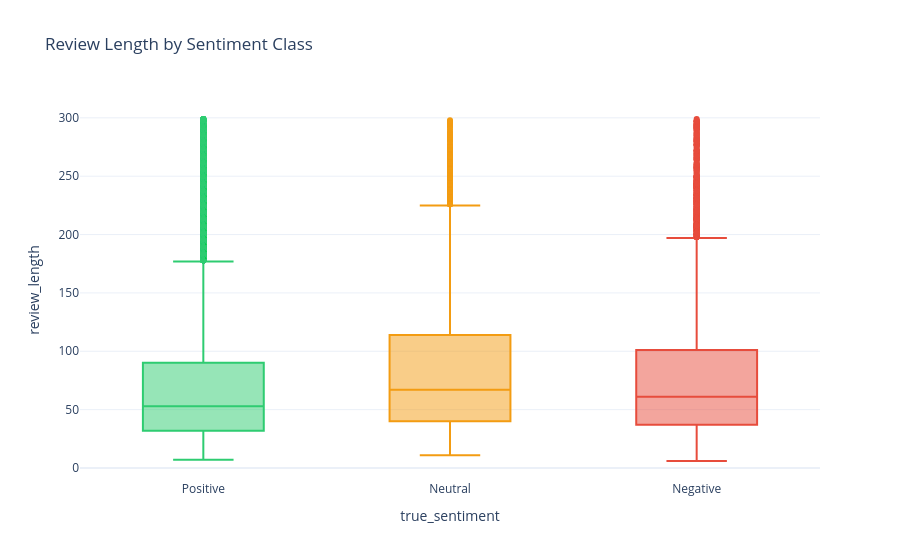

The notebook cell saved with this chart:
### Code cell
df_sample['review_length'] = df_sample['review_text'].apply(lambda x: len(str(x).split()))
df_sample['cleaned_length'] = df_sample['cleaned_text'].apply(lambda x: len(str(x).split()))

length_by_sentiment = df_sample.groupby('true_sentiment')['review_length'].describe()
print(length_by_sentiment)

fig = px.box(df_sample[df_sample['review_length'] < 300],
    x='true_sentiment', y='review_length',
    title='Review Length by Sentiment Class',
    color='true_sentiment',
    color_discrete_map={'Positive': '#2ecc71', 'Neutral': '#f39c12', 'Negative': '#e74c3c'}
)
fig.update_layout(template='plotly_white', showlegend=False)
fig.show()
fig.write_html('../outputs/02_review_length.html')

### Figure 1 — Plotly figure (JSON) as saved in the notebook; plotly's stock layout.template omitted (floating-point values rounded to 4 significant figures; data arrays with more than 128 entries replaced by an {"elided": "..."} marker saying what was removed)
{"data": [{"alignmentgroup": "True", "hovertemplate": "true_sentiment=%{x}<br>review_length=%{y}<extra></extra>", "legendgroup": "Positive", "marker": {"color": "#2ecc71"}, "name": "Positive", "notched": false, "offsetgroup": "Positive", "orientation": "v", "showlegend": true, "type": "box", "x": {"elided": "38333 str values"}, "x0": " ", "xaxis": "x", "y": {"elided": "38333 int values"}, "y0": " ", "yaxis": "y"}, {"alignmentgroup": "True", "hovertemplate": "true_sentiment=%{x}<br>review_length=%{y}<extra></extra>", "legendgroup": "Neutral", "marker": {"color": "#f39c12"}, "name": "Neutral", "notched": false, "offsetgroup": "Neutral", "orientation": "v", "showlegend": true, "type": "box", "x": {"elided": "3563 str values"}, "x0": " ", "xaxis": "x", "y": {"elided": "3563 int values"}, "y0": " ", "yaxis": "y"}, {"alignmentgroup": "True", "hovertemplate": "true_sentiment=%{x}<br>review_length=%{y}<extra></extra>", "legendgroup": "Negative", "marker": {"color": "#e74c3c"}, "name": "Negative", "notched": false, "offsetgroup": "Negative", "orientation": "v", "showlegend": true, "type": "box", "x": {"elided": "7066 str values"}, "x0": " ", "xaxis": "x", "y": {"elided": "7066 int values"}, "y0": " ", "yaxis": "y"}], "layout": {"boxmode": "overlay", "legend": {"title": {"text": "true_sentiment"}, "tracegroupgap": 0}, "showlegend": false, "title": {"text": "Review Length by Sentiment Class"}, "xaxis": {"anchor": "y", "categoryarray": ["Positive", "Neutral", "Negative"], "categoryorder": "array", "domain": [0, 1], "title": {"text": "true_sentiment"}}, "yaxis": {"anchor": "x", "domain": [0, 1], "title": {"text": "review_length"}}}}
